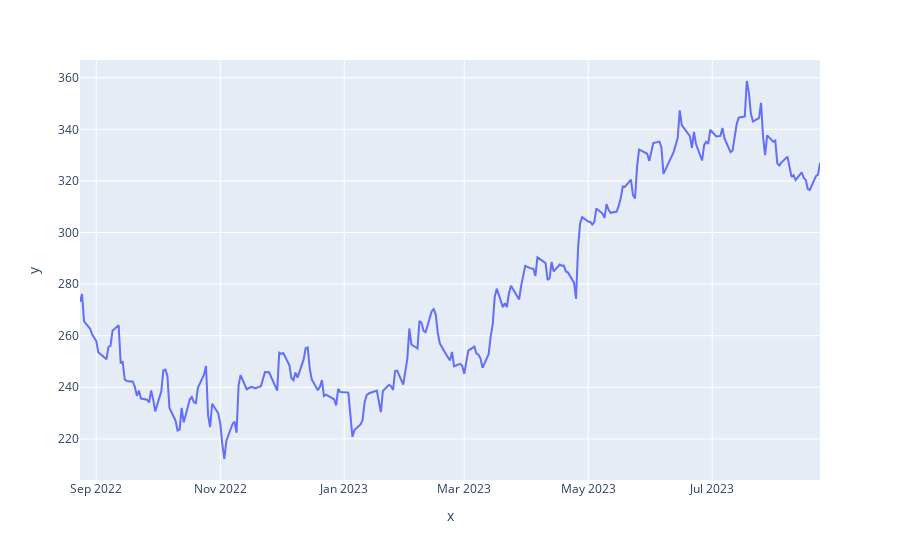

The cell this chart's notebook holds for it:
### Code cell
import pandas as pd
import plotly.express as px

df = pd.read_csv("MSFT.csv")

# print(df.head())

px.line(x=df['Date'], y=df['Adj Close'])

### Figure 1 — Plotly figure (JSON) as saved in the notebook; plotly's stock layout.template omitted (floating-point values rounded to 4 significant figures; data arrays with more than 128 entries replaced by an {"elided": "..."} marker saying what was removed)
{"data": [{"hovertemplate": "x=%{x}<br>y=%{y}<extra></extra>", "legendgroup": "", "line": {"color": "#636efa", "dash": "solid"}, "marker": {"symbol": "circle"}, "mode": "lines", "name": "", "orientation": "v", "showlegend": false, "type": "scatter", "x": {"elided": "251 str values"}, "xaxis": "x", "y": {"elided": "251 float values"}, "yaxis": "y"}], "layout": {"legend": {"tracegroupgap": 0}, "margin": {"t": 60}, "xaxis": {"anchor": "y", "domain": [0, 1], "title": {"text": "x"}}, "yaxis": {"anchor": "x", "domain": [0, 1], "title": {"text": "y"}}}}
